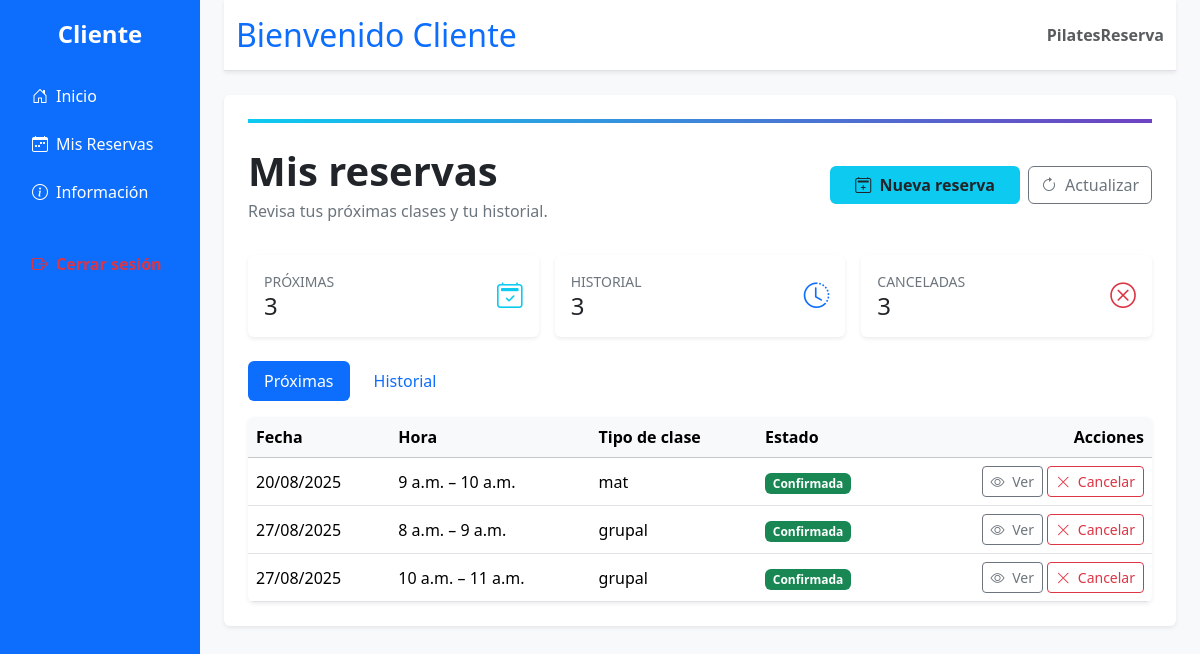
Page /usuarios/mis-reservas/ (signed in) on the committed database.
### index/models.py (models this page shows, shortened)
class Reserva(models.Model):
    CLASES = [
        ("reformer", "Reformer"),
        ("mat", "Mat"),
        ("grupal", "Grupal"),
    ]
    ESTADOS = [
        ("Confirmada", "Confirmada"),
        ("Pendiente", "Pendiente"),
        ("Cancelada", "Cancelada"),
        ("Completada", "Completada"),
    ]
    user = models.ForeignKey(
        settings.AUTH_USER_MODEL,
        on_delete=models.CASCADE,
        related_name="reservas_index",         # <-- nombre único para la app index
        related_query_name="reserva_index",    # <-- nombre único para queries
    )
    tipo = models.CharField(max_length=20, choices=CLASES)
    fecha = models.DateField()
    inicio = models.TimeField()
    fin = models.TimeField(null=True, blank=True)
    estado = models.CharField(
        max_length=12, choices=ESTADOS, default="Confirmada")
    created_at = models.DateTimeField(auto_now_add=True)
    class Meta:
        ordering = ["-fecha", "-inicio"]

### usuarios/views.py (the view)
# urls.py: path("mis-reservas/", views.mis_reservas, name="mis_reservas"),
@login_required
def mis_reservas(request):
    qs = Reserva.objects.filter(user=request.user).order_by("fecha", "inicio")
    hoy = timezone.localdate()
    proximas = qs.filter(
        Q(fecha__gt=hoy) |
        Q(fecha=hoy, estado__in=["Confirmada", "Pendiente"])
    )
    historial = qs.exclude(id__in=proximas.values("id"))
    contexto = {
        "reservas_proximas": proximas,
        "reservas_historial": historial,
        "total_proximas": proximas.count(),
        "total_historial": historial.count(),
        "total_canceladas": qs.filter(estado="Cancelada").count(),
    }
    return render(request, "usuarios/mis_reservas.html", contexto)

### usuarios/templates/usuarios/mis_reservas.html (shortened to what this page needs)
{% extends 'usuarios/base_usuarios.html' %}
{% block content %}
<section class="position-relative">
  <div style="height:4px; background:linear-gradient(90deg,#0dcaf0,#6f42c1);"></div>
  <div class="container-fluid px-0 py-4">
    <div class="d-flex flex-column flex-md-row align-items-md-center justify-content-between gap-3">
      <div>
        <h1 class="fw-bold mb-1">Mis reservas</h1>
        <p class="text-secondary mb-0">Revisa tus próximas clases y tu historial.</p>
      </div>
      <div class="d-flex gap-2">
        <a href="{% url 'usuarios:nueva_reserva' %}" class="btn btn-info text-dark fw-semibold px-4"
           style="border:1px solid rgba(13,202,240,.5)">
          <i class="bi bi-calendar2-plus me-1"></i> Nueva reserva
        </a>
        <button type="button" class="btn btn-outline-secondary" onclick="location.reload()">
          <i class="bi bi-arrow-clockwise me-1"></i> Actualizar
        </button>
      </div>
    </div>
  </div>
</section>
<section class="pt-2">
  <div class="row g-3 mb-4">
    <div class="col-12 col-md-4">
      <div class="card shadow-sm border-0">
        <div class="card-body d-flex align-items-center justify-content-between">
          <div>
            <div class="text-uppercase small text-secondary">Próximas</div>
            <div class="h4 m-0">{{ total_proximas|default:"0" }}</div>
          </div>
          <i class="bi bi-calendar2-check text-info" style="font-size:1.6rem;"></i>
        </div>
      </div>
    </div>
    <div class="col-12 col-md-4">
      <div class="card shadow-sm border-0">
        <div class="card-body d-flex align-items-center justify-content-between">
          <div>
            <div class="text-uppercase small text-secondary">Historial</div>
            <div class="h4 m-0">{{ total_historial|default:"0" }}</div>
          </div>
          <i class="bi bi-clock-history text-primary" style="font-size:1.6rem;"></i>
        </div>
      </div>
    </div>
    <div class="col-12 col-md-4">
      <div class="card shadow-sm border-0">
        <div class="card-body d-flex align-items-center justify-content-between">
          <div>
            <div class="text-uppercase small text-secondary">Canceladas</div>
            <div class="h4 m-0">{{ total_canceladas|default:"0" }}</div>
          </div>
          <i class="bi bi-x-circle text-danger" style="font-size:1.6rem;"></i>
        </div>
      </div>
    </div>
  </div>
  <ul class="nav nav-pills gap-2 mb-3" role="tablist">
    <li class="nav-item" role="presentation">
      <button class="nav-link active" id="tab-proximas" data-bs-toggle="pill" data-bs-target="#pane-proximas" type="button" role="tab">
        Próximas
      </button>
    </li>
    <li class="nav-item" role="presentation">
      <button class="nav-link" id="tab-historial" data-bs-toggle="pill" data-bs-target="#pane-historial" type="button" role="tab">
        Historial
      </button>
    </li>
  </ul>
  <div class="tab-content">
    <div class="tab-pane fade show active" id="pane-proximas" role="tabpanel" aria-labelledby="tab-proximas">
      {% if reservas_proximas %}
        <div class="table-responsive shadow-sm rounded">
          <table class="table align-middle mb-0">
            <thead class="table-light">
              <tr>
                <th>Fecha</th>
                <th>Hora</th>
                <th>Tipo de clase</th>
                <th>Estado</th>
                <th class="text-end">Acciones</th>
              </tr>
            </thead>
            <tbody>
              {% for r in reservas_proximas %}
              <tr>
                <td>{{ r.fecha|date:"d/m/Y" }}</td>
                <td>{{ r.inicio }}{% if r.fin %} – {{ r.fin }}{% endif %}</td>
                <td>{{ r.tipo|default:"-" }}</td>
                <td>
                  <span class="badge {% if r.estado == 'Confirmada' %}text-bg-success{% elif r.estado == 'Pendiente' %}text-bg-warning{% else %}text-bg-secondary{% endif %}">
                    {{ r.estado|default:"Confirmada" }}
                  </span>
                </td>
                <td class="text-end">
                  <a href="{% url 'usuarios:reserva_detalle' r.id %}" class="btn btn-outline-secondary btn-sm">
                    <i class="bi bi-eye me-1"></i> Ver
                  </a>
                  <button type="button"
                          class="btn btn-outline-danger btn-sm"
                          data-bs-toggle="modal"
                          data-bs-target="#modalCancelar"
                          data-cancel-url="{% url 'usuarios:reserva_cancelar' r.id %}">
                    <i class="bi bi-x-lg me-1"></i> Cancelar
                  </button>
                </td>
              </tr>
              {% endfor %}
            </tbody>
          </table>
        </div>
      {% endif %}
    </div>
  </div>
</section>
{% endblock %}

### usuarios/templates/usuarios/base_usuarios.html (shortened to what this page needs)
{% load static %}
<!DOCTYPE html>
<html lang="es">
<head>
  <link href="https://cdn.jsdelivr.net/npm/bootstrap@5.3.3/dist/css/bootstrap.min.css" rel="stylesheet">
  <link href="https://cdn.jsdelivr.net/npm/bootstrap-icons@1.10.5/font/bootstrap-icons.css" rel="stylesheet">
</head>
<body class="bg-light">
  <div class="container-fluid">
    <div class="row">
      <nav class="col-md-2 d-none d-md-block bg-primary text-white p-3 min-vh-100">
        <div class="fw-bold fs-4 mb-4 text-center">Cliente</div>
        <ul class="nav flex-column">
          <li class="nav-item mb-2">
            <a class="nav-link text-white d-flex align-items-center"
               href="{% url 'usuarios:home_cliente' %}">
              <i class="bi bi-house-door me-2"></i>
              <span>Inicio</span>
            </a>
          </li>
          <li class="nav-item mb-2">
            <a class="nav-link text-white d-flex align-items-center"
               href="{% url 'usuarios:mis_reservas' %}">
              <i class="bi bi-calendar-week me-2"></i>
              <span>Mis Reservas</span>
            </a>
          </li>
          <li class="nav-item mb-2">
            <a class="nav-link text-white d-flex align-items-center" href="#">
              <i class="bi bi-info-circle me-2"></i>
              <span>Información</span>
            </a>
          </li>
          <li class="nav-item mt-4">
            {% if user.is_authenticated %}
              <a class="nav-link text-danger fw-semibold d-flex align-items-center"
                 href="{% url 'login:logout' %}">
                <i class="bi bi-box-arrow-right me-2"></i>
                <span>Cerrar sesión</span>
              </a>
            {% else %}
              <a class="nav-link text-success fw-semibold d-flex align-items-center"
                 href="{% url 'login:login' %}">
                <i class="bi bi-box-arrow-in-right me-2"></i>
                <span>Iniciar sesión</span>
              </a>
            {% endif %}
          </li>
        </ul>
      </nav>
      <main class="col-md-10 ms-sm-auto col-lg-10 px-md-4">
        <header class="py-3 mb-4 border-bottom bg-white shadow-sm">
          <div class="container-fluid d-flex justify-content-between align-items-center">
            <h2 class="mb-0 text-primary">{% block encabezado %}Bienvenido Cliente{% endblock %}</h2>
            <span class="text-muted fw-semibold">PilatesReserva</span>
          </div>
        </header>
        <div class="bg-white p-4 rounded shadow-sm">
          {% block content %}{% endblock %}
        </div>
      </main>
    </div>
  </div>
</body>
</html>

### rows in the picture
Reserva: fecha "20/08/2025", inicio "9 a.m.", fin "10 a.m.", tipo "mat", estado "Confirmada"
Reserva: fecha "27/08/2025", inicio "8 a.m.", fin "9 a.m.", tipo "grupal", estado "Confirmada"
Reserva: fecha "27/08/2025", inicio "10 a.m.", fin "11 a.m.", tipo "grupal", estado "Confirmada"

### other values in the picture
{{ total_proximas|default:"0" }} "3"
{{ total_historial|default:"0" }} "3"
{{ total_canceladas|default:"0" }} "3"
